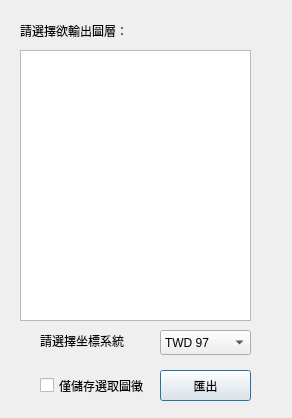
<?xml version="1.0" encoding="UTF-8"?>
<ui version="4.0">
 <class>Dialog</class>
 <widget class="QDialog" name="Dialog">
  <property name="geometry">
   <rect>
    <x>0</x>
    <y>0</y>
    <width>292</width>
    <height>418</height>
   </rect>
  </property>
  <property name="windowTitle">
   <string>匯出shapefile</string>
  </property>
  <widget class="QLabel" name="label_4">
   <property name="geometry">
    <rect>
     <x>20</x>
     <y>20</y>
     <width>151</width>
     <height>21</height>
    </rect>
   </property>
   <property name="font">
    <font>
     <pointsize>9</pointsize>
    </font>
   </property>
   <property name="text">
    <string>請選擇欲輸出圖層：</string>
   </property>
  </widget>
  <widget class="QLabel" name="label_3">
   <property name="geometry">
    <rect>
     <x>40</x>
     <y>330</y>
     <width>91</width>
     <height>21</height>
    </rect>
   </property>
   <property name="font">
    <font>
     <family>Times New Roman</family>
     <pointsize>9</pointsize>
    </font>
   </property>
   <property name="text">
    <string>請選擇坐標系統</string>
   </property>
  </widget>
  <widget class="QComboBox" name="comboBox">
   <property name="geometry">
    <rect>
     <x>160</x>
     <y>330</y>
     <width>91</width>
     <height>25</height>
    </rect>
   </property>
   <item>
    <property name="text">
     <string>TWD 97</string>
    </property>
   </item>
   <item>
    <property name="text">
     <string>WGS 84</string>
    </property>
   </item>
  </widget>
  <widget class="QPushButton" name="pushButton">
   <property name="geometry">
    <rect>
     <x>160</x>
     <y>370</y>
     <width>91</width>
     <height>31</height>
    </rect>
   </property>
   <property name="text">
    <string>匯出</string>
   </property>
  </widget>
  <widget class="QListWidget" name="listWidget">
   <property name="geometry">
    <rect>
     <x>20</x>
     <y>50</y>
     <width>231</width>
     <height>271</height>
    </rect>
   </property>
  </widget>
  <widget class="QCheckBox" name="checkBox">
   <property name="geometry">
    <rect>
     <x>40</x>
     <y>370</y>
     <width>121</width>
     <height>31</height>
    </rect>
   </property>
   <property name="text">
    <string>僅儲存選取圖徵</string>
   </property>
  </widget>
 </widget>
 <resources/>
 <connections/>
</ui>
